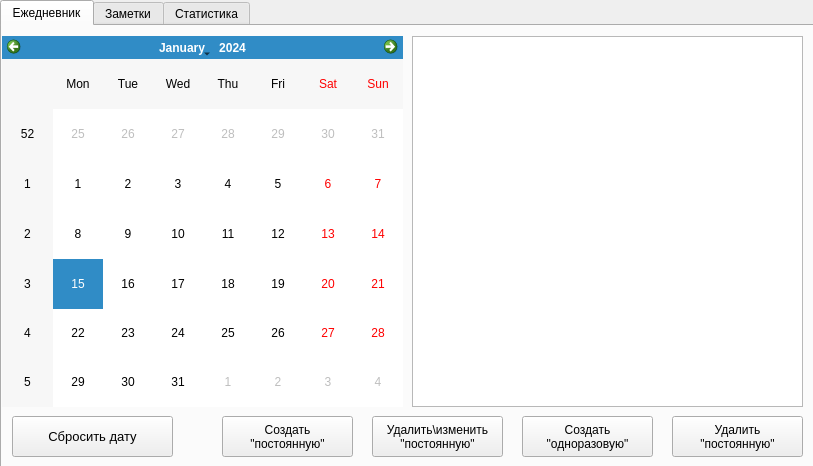
<?xml version="1.0" encoding="UTF-8"?>
<ui version="4.0">
 <class>MainWindow</class>
 <widget class="QMainWindow" name="MainWindow">
  <property name="geometry">
   <rect>
    <x>0</x>
    <y>0</y>
    <width>813</width>
    <height>466</height>
   </rect>
  </property>
  <property name="minimumSize">
   <size>
    <width>813</width>
    <height>466</height>
   </size>
  </property>
  <property name="maximumSize">
   <size>
    <width>813</width>
    <height>466</height>
   </size>
  </property>
  <property name="windowTitle">
   <string>Ежедневник</string>
  </property>
  <property name="windowIcon">
   <iconset>
    <normaloff>../ico.ico</normaloff>../ico.ico</iconset>
  </property>
  <widget class="QWidget" name="centralwidget">
   <widget class="QTabWidget" name="tabWidget">
    <property name="geometry">
     <rect>
      <x>0</x>
      <y>0</y>
      <width>831</width>
      <height>471</height>
     </rect>
    </property>
    <widget class="QWidget" name="tab">
     <attribute name="title">
      <string>Ежедневник</string>
     </attribute>
     <widget class="QCalendarWidget" name="calendarWidget">
      <property name="geometry">
       <rect>
        <x>0</x>
        <y>10</y>
        <width>401</width>
        <height>371</height>
       </rect>
      </property>
     </widget>
     <widget class="QTableWidget" name="tableWidget">
      <property name="geometry">
       <rect>
        <x>410</x>
        <y>10</y>
        <width>391</width>
        <height>371</height>
       </rect>
      </property>
      <property name="editTriggers">
       <set>QAbstractItemView::NoEditTriggers</set>
      </property>
     </widget>
     <widget class="QPushButton" name="pushButton">
      <property name="geometry">
       <rect>
        <x>670</x>
        <y>390</y>
        <width>131</width>
        <height>41</height>
       </rect>
      </property>
      <property name="text">
       <string>Удалить
&quot;постоянную&quot;</string>
      </property>
     </widget>
     <widget class="QPushButton" name="pushButton_2">
      <property name="geometry">
       <rect>
        <x>520</x>
        <y>390</y>
        <width>131</width>
        <height>41</height>
       </rect>
      </property>
      <property name="text">
       <string>Создать
&quot;одноразовую&quot;</string>
      </property>
     </widget>
     <widget class="QPushButton" name="pushButton_3">
      <property name="geometry">
       <rect>
        <x>370</x>
        <y>390</y>
        <width>131</width>
        <height>41</height>
       </rect>
      </property>
      <property name="text">
       <string>Удалить\изменить
&quot;постоянную&quot;</string>
      </property>
     </widget>
     <widget class="QPushButton" name="pushButton_4">
      <property name="geometry">
       <rect>
        <x>220</x>
        <y>390</y>
        <width>131</width>
        <height>41</height>
       </rect>
      </property>
      <property name="text">
       <string>Создать
&quot;постоянную&quot;</string>
      </property>
     </widget>
     <widget class="QPushButton" name="pushButton_9">
      <property name="geometry">
       <rect>
        <x>10</x>
        <y>390</y>
        <width>161</width>
        <height>41</height>
       </rect>
      </property>
      <property name="font">
       <font>
        <pointsize>10</pointsize>
       </font>
      </property>
      <property name="text">
       <string>Сбросить дату</string>
      </property>
     </widget>
    </widget>
    <widget class="QWidget" name="tab_2">
     <attribute name="title">
      <string>Заметки</string>
     </attribute>
     <widget class="QLabel" name="label">
      <property name="geometry">
       <rect>
        <x>20</x>
        <y>10</y>
        <width>271</width>
        <height>31</height>
       </rect>
      </property>
      <property name="font">
       <font>
        <pointsize>12</pointsize>
       </font>
      </property>
      <property name="text">
       <string>Заметки:</string>
      </property>
     </widget>
     <widget class="QPlainTextEdit" name="plainTextEdit">
      <property name="geometry">
       <rect>
        <x>320</x>
        <y>40</y>
        <width>481</width>
        <height>341</height>
       </rect>
      </property>
     </widget>
     <widget class="QLabel" name="label_2">
      <property name="geometry">
       <rect>
        <x>330</x>
        <y>10</y>
        <width>461</width>
        <height>31</height>
       </rect>
      </property>
      <property name="font">
       <font>
        <pointsize>12</pointsize>
       </font>
      </property>
      <property name="text">
       <string>Текст:</string>
      </property>
     </widget>
     <widget class="QPushButton" name="pushButton_5">
      <property name="geometry">
       <rect>
        <x>10</x>
        <y>390</y>
        <width>101</width>
        <height>41</height>
       </rect>
      </property>
      <property name="text">
       <string>Загрузить
папку</string>
      </property>
     </widget>
     <widget class="QPushButton" name="pushButton_6">
      <property name="geometry">
       <rect>
        <x>460</x>
        <y>390</y>
        <width>101</width>
        <height>41</height>
       </rect>
      </property>
      <property name="text">
       <string>Отменить
изменения</string>
      </property>
     </widget>
     <widget class="QPushButton" name="pushButton_7">
      <property name="geometry">
       <rect>
        <x>580</x>
        <y>390</y>
        <width>101</width>
        <height>41</height>
       </rect>
      </property>
      <property name="text">
       <string>Сохранить
вручную</string>
      </property>
     </widget>
     <widget class="QPushButton" name="pushButton_8">
      <property name="geometry">
       <rect>
        <x>700</x>
        <y>390</y>
        <width>101</width>
        <height>41</height>
       </rect>
      </property>
      <property name="text">
       <string>Сохранить
как</string>
      </property>
     </widget>
     <widget class="QPushButton" name="pushButton_10">
      <property name="geometry">
       <rect>
        <x>120</x>
        <y>390</y>
        <width>101</width>
        <height>41</height>
       </rect>
      </property>
      <property name="text">
       <string>Создать
заметку</string>
      </property>
     </widget>
     <widget class="QPushButton" name="pushButton_11">
      <property name="geometry">
       <rect>
        <x>230</x>
        <y>390</y>
        <width>101</width>
        <height>41</height>
       </rect>
      </property>
      <property name="text">
       <string>Удалить
заметку</string>
      </property>
     </widget>
     <widget class="QListWidget" name="listWidget">
      <property name="geometry">
       <rect>
        <x>10</x>
        <y>40</y>
        <width>291</width>
        <height>341</height>
       </rect>
      </property>
      <property name="font">
       <font>
        <pointsize>10</pointsize>
       </font>
      </property>
      <property name="editTriggers">
       <set>QAbstractItemView::NoEditTriggers</set>
      </property>
      <property name="spacing">
       <number>0</number>
      </property>
     </widget>
    </widget>
    <widget class="QWidget" name="tab_3">
     <attribute name="title">
      <string>Статистика</string>
     </attribute>
     <widget class="QPlotWidget" name="plotWidget">
      <property name="geometry">
       <rect>
        <x>20</x>
        <y>10</y>
        <width>621</width>
        <height>391</height>
       </rect>
      </property>
     </widget>
     <widget class="QDateEdit" name="dateEdit">
      <property name="geometry">
       <rect>
        <x>660</x>
        <y>40</y>
        <width>131</width>
        <height>22</height>
       </rect>
      </property>
     </widget>
     <widget class="QDateEdit" name="dateEdit_2">
      <property name="geometry">
       <rect>
        <x>660</x>
        <y>100</y>
        <width>131</width>
        <height>22</height>
       </rect>
      </property>
     </widget>
     <widget class="QLabel" name="label_3">
      <property name="geometry">
       <rect>
        <x>660</x>
        <y>20</y>
        <width>71</width>
        <height>16</height>
       </rect>
      </property>
      <property name="text">
       <string>Начиная с:</string>
      </property>
     </widget>
     <widget class="QLabel" name="label_4">
      <property name="geometry">
       <rect>
        <x>660</x>
        <y>80</y>
        <width>71</width>
        <height>16</height>
       </rect>
      </property>
      <property name="text">
       <string>Заканчивая:</string>
      </property>
     </widget>
     <widget class="QCheckBox" name="checkBox">
      <property name="geometry">
       <rect>
        <x>670</x>
        <y>150</y>
        <width>111</width>
        <height>51</height>
       </rect>
      </property>
      <property name="styleSheet">
       <string notr="true">a rgb(28, 0, 173)</string>
      </property>
      <property name="text">
       <string>Количество
заданий</string>
      </property>
     </widget>
     <widget class="QCheckBox" name="checkBox_2">
      <property name="geometry">
       <rect>
        <x>670</x>
        <y>220</y>
        <width>111</width>
        <height>51</height>
       </rect>
      </property>
      <property name="text">
       <string>Количество
выполненных
заданий</string>
      </property>
     </widget>
     <widget class="QCheckBox" name="checkBox_3">
      <property name="enabled">
       <bool>true</bool>
      </property>
      <property name="geometry">
       <rect>
        <x>670</x>
        <y>290</y>
        <width>111</width>
        <height>51</height>
       </rect>
      </property>
      <property name="text">
       <string>Процент
выполненных
заданий</string>
      </property>
     </widget>
     <widget class="QPlainTextEdit" name="plainTextEdit_2">
      <property name="enabled">
       <bool>false</bool>
      </property>
      <property name="geometry">
       <rect>
        <x>660</x>
        <y>150</y>
        <width>131</width>
        <height>51</height>
       </rect>
      </property>
      <property name="palette">
       <palette>
        <active>
         <colorrole role="BrightText">
          <brush brushstyle="SolidPattern">
           <color alpha="255">
            <red>85</red>
            <green>170</green>
            <blue>255</blue>
           </color>
          </brush>
         </colorrole>
         <colorrole role="Base">
          <brush brushstyle="SolidPattern">
           <color alpha="255">
            <red>85</red>
            <green>170</green>
            <blue>255</blue>
           </color>
          </brush>
         </colorrole>
         <colorrole role="Window">
          <brush brushstyle="SolidPattern">
           <color alpha="255">
            <red>85</red>
            <green>170</green>
            <blue>255</blue>
           </color>
          </brush>
         </colorrole>
         <colorrole role="AlternateBase">
          <brush brushstyle="SolidPattern">
           <color alpha="255">
            <red>85</red>
            <green>170</green>
            <blue>255</blue>
           </color>
          </brush>
         </colorrole>
         <colorrole role="NoRole">
          <brush brushstyle="SolidPattern">
           <color alpha="255">
            <red>85</red>
            <green>170</green>
            <blue>255</blue>
           </color>
          </brush>
         </colorrole>
        </active>
        <inactive>
         <colorrole role="BrightText">
          <brush brushstyle="SolidPattern">
           <color alpha="255">
            <red>85</red>
            <green>170</green>
            <blue>255</blue>
           </color>
          </brush>
         </colorrole>
         <colorrole role="Base">
          <brush brushstyle="SolidPattern">
           <color alpha="255">
            <red>85</red>
            <green>170</green>
            <blue>255</blue>
           </color>
          </brush>
         </colorrole>
         <colorrole role="Window">
          <brush brushstyle="SolidPattern">
           <color alpha="255">
            <red>85</red>
            <green>170</green>
            <blue>255</blue>
           </color>
          </brush>
         </colorrole>
         <colorrole role="AlternateBase">
          <brush brushstyle="SolidPattern">
           <color alpha="255">
            <red>85</red>
            <green>170</green>
            <blue>255</blue>
           </color>
          </brush>
         </colorrole>
         <colorrole role="NoRole">
          <brush brushstyle="SolidPattern">
           <color alpha="255">
            <red>85</red>
            <green>170</green>
            <blue>255</blue>
           </color>
          </brush>
         </colorrole>
        </inactive>
        <disabled>
         <colorrole role="BrightText">
          <brush brushstyle="SolidPattern">
           <color alpha="255">
            <red>85</red>
            <green>170</green>
            <blue>255</blue>
           </color>
          </brush>
         </colorrole>
         <colorrole role="Base">
          <brush brushstyle="SolidPattern">
           <color alpha="255">
            <red>85</red>
            <green>170</green>
            <blue>255</blue>
           </color>
          </brush>
         </colorrole>
         <colorrole role="Window">
          <brush brushstyle="SolidPattern">
           <color alpha="255">
            <red>85</red>
            <green>170</green>
            <blue>255</blue>
           </color>
          </brush>
         </colorrole>
         <colorrole role="AlternateBase">
          <brush brushstyle="SolidPattern">
           <color alpha="255">
            <red>85</red>
            <green>170</green>
            <blue>255</blue>
           </color>
          </brush>
         </colorrole>
         <colorrole role="NoRole">
          <brush brushstyle="SolidPattern">
           <color alpha="255">
            <red>85</red>
            <green>170</green>
            <blue>255</blue>
           </color>
          </brush>
         </colorrole>
        </disabled>
       </palette>
      </property>
     </widget>
     <widget class="QPlainTextEdit" name="plainTextEdit_3">
      <property name="enabled">
       <bool>false</bool>
      </property>
      <property name="geometry">
       <rect>
        <x>660</x>
        <y>220</y>
        <width>131</width>
        <height>51</height>
       </rect>
      </property>
      <property name="palette">
       <palette>
        <active>
         <colorrole role="Base">
          <brush brushstyle="SolidPattern">
           <color alpha="255">
            <red>255</red>
            <green>255</green>
            <blue>255</blue>
           </color>
          </brush>
         </colorrole>
         <colorrole role="Window">
          <brush brushstyle="SolidPattern">
           <color alpha="255">
            <red>255</red>
            <green>85</green>
            <blue>127</blue>
           </color>
          </brush>
         </colorrole>
        </active>
        <inactive>
         <colorrole role="Base">
          <brush brushstyle="SolidPattern">
           <color alpha="255">
            <red>255</red>
            <green>255</green>
            <blue>255</blue>
           </color>
          </brush>
         </colorrole>
         <colorrole role="Window">
          <brush brushstyle="SolidPattern">
           <color alpha="255">
            <red>255</red>
            <green>85</green>
            <blue>127</blue>
           </color>
          </brush>
         </colorrole>
        </inactive>
        <disabled>
         <colorrole role="Base">
          <brush brushstyle="SolidPattern">
           <color alpha="255">
            <red>255</red>
            <green>85</green>
            <blue>127</blue>
           </color>
          </brush>
         </colorrole>
         <colorrole role="Window">
          <brush brushstyle="SolidPattern">
           <color alpha="255">
            <red>255</red>
            <green>85</green>
            <blue>127</blue>
           </color>
          </brush>
         </colorrole>
        </disabled>
       </palette>
      </property>
     </widget>
     <widget class="QPlainTextEdit" name="plainTextEdit_4">
      <property name="enabled">
       <bool>false</bool>
      </property>
      <property name="geometry">
       <rect>
        <x>660</x>
        <y>290</y>
        <width>131</width>
        <height>51</height>
       </rect>
      </property>
      <property name="palette">
       <palette>
        <active>
         <colorrole role="Base">
          <brush brushstyle="SolidPattern">
           <color alpha="255">
            <red>255</red>
            <green>255</green>
            <blue>255</blue>
           </color>
          </brush>
         </colorrole>
         <colorrole role="Window">
          <brush brushstyle="SolidPattern">
           <color alpha="255">
            <red>85</red>
            <green>255</green>
            <blue>127</blue>
           </color>
          </brush>
         </colorrole>
        </active>
        <inactive>
         <colorrole role="Base">
          <brush brushstyle="SolidPattern">
           <color alpha="255">
            <red>255</red>
            <green>255</green>
            <blue>255</blue>
           </color>
          </brush>
         </colorrole>
         <colorrole role="Window">
          <brush brushstyle="SolidPattern">
           <color alpha="255">
            <red>85</red>
            <green>255</green>
            <blue>127</blue>
           </color>
          </brush>
         </colorrole>
        </inactive>
        <disabled>
         <colorrole role="Base">
          <brush brushstyle="SolidPattern">
           <color alpha="255">
            <red>85</red>
            <green>255</green>
            <blue>127</blue>
           </color>
          </brush>
         </colorrole>
         <colorrole role="Window">
          <brush brushstyle="SolidPattern">
           <color alpha="255">
            <red>85</red>
            <green>255</green>
            <blue>127</blue>
           </color>
          </brush>
         </colorrole>
        </disabled>
       </palette>
      </property>
     </widget>
     <zorder>plainTextEdit_3</zorder>
     <zorder>plainTextEdit_4</zorder>
     <zorder>plainTextEdit_2</zorder>
     <zorder>plotWidget</zorder>
     <zorder>dateEdit</zorder>
     <zorder>dateEdit_2</zorder>
     <zorder>label_3</zorder>
     <zorder>label_4</zorder>
     <zorder>checkBox</zorder>
     <zorder>checkBox_2</zorder>
     <zorder>checkBox_3</zorder>
    </widget>
   </widget>
  </widget>
 </widget>
 <customwidgets>
  <customwidget>
   <class>QPlotWidget</class>
   <extends>QGraphicsView</extends>
   <header location="global">pyqtgraph</header>
  </customwidget>
 </customwidgets>
 <resources/>
 <connections/>
</ui>
